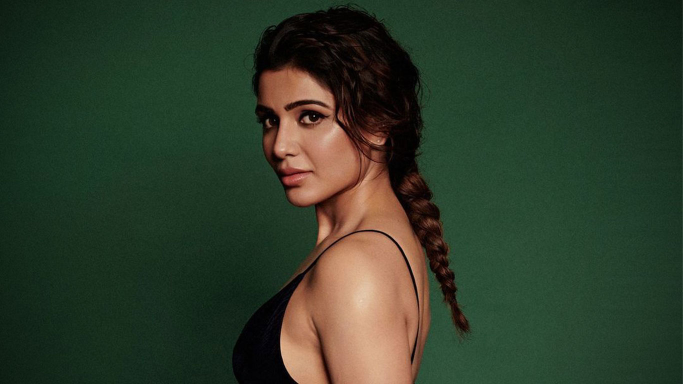
#> input picture samantha_35.jpg, 1366 x 768 px (shown at 1/2 size)
$ jupyter execute Image_Size_Reducer.ipynb
#> lines starting #> are read from the running program, lines starting #| are printed output that depends on the picture
# OpenCV Library for Image Handling

[cell 1]
import cv2

[cell 2]
img = cv2.imread("samantha_35.jpg")
#> img is the input picture: shape (768, 1366, 3); mean B, G, R 41.4, 59.7, 46.5

[cell 3]
img

[cell 4]
print(img.shape)
#| (768, 1366, 3)

[cell 5]
## setting ratio of resized image
k = 5
width = int(img.shape[1]/k)
#> width = 273
height = int(img.shape[0]/k)
#> height = 153

[cell 6]
## resize the image by resize() function
resized = cv2.resize(img , (width, height), interpolation=cv2.INTER_AREA)
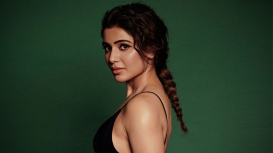
#> resized: shape (153, 273, 3); mean B, G, R 41.4, 59.7, 46.5
print(resized.shape)
#| (153, 273, 3)

[cell 7]
## showing resized image
cv2.imshow("Output",resized)
cv2.waitKey(500)
cv2.destroyAllWindows()

[cell 8]
### Saving resized image to local
cv2.imwrite('image.jpg',resized)
#> Out = True
